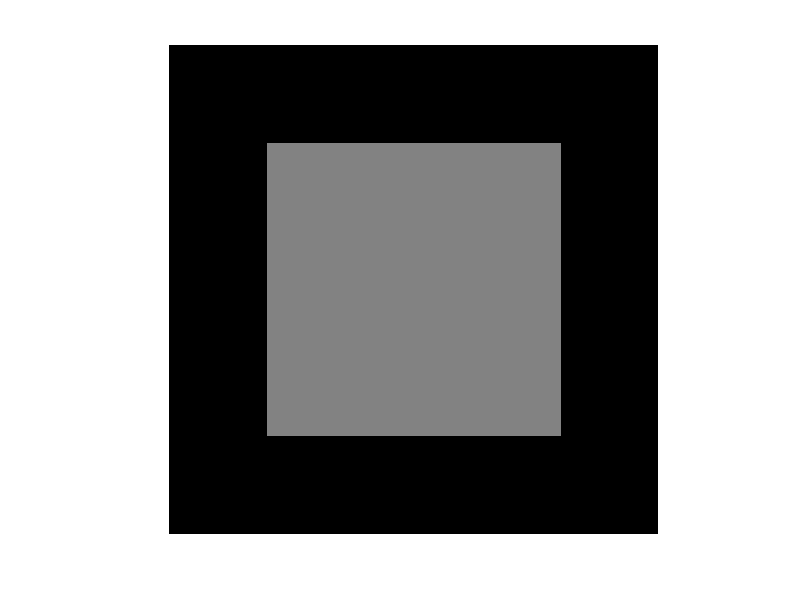

This figure's MATLAB source:
A = [1:4; 5:8; 9:12]
B = A(2:end,:)
B = A(:, [1,3])
B = A
% B(end, end) = [] % Vagy teljes oszlopot vagy sort tudunk törölni, csak elemet nem
% Utolsó sor és oszlop törlése
B(end,:) = [];
B(:,end) = [];
% vagy
B = A(1:(end-1), 1:(end-1))

% Oszlop csere
B(:, [2,1]) = B(:, [1,2])

% Négyzetre emelés
% B = A^2 nem működik
B = A .^ 2
B = A + 3
B = sqrt(A) % Minden elemét meggyökerezi
B = sin(A) % Hálistennek működik mátrixra is

B(1,2) = -2
B(2,:) = [-1, 0, -2, 3]

##A =
##
##     1     2     3     4     5     6     7     8
##    20    18    16    14    12    10     8     6
##     2     4     8    16    32    64   128   256
A = [
    1:8;
    20:-2:6;
    2.^[1:8]
    ]

          sum(A) % oszloponkénti összeg
        sum(A,2) % soronkénti összeg
reshape(A, 6, 4) % átcsinálás
          max(A) % oszloponkénti max
   max(A, [], 2) % soronkénti max
       max(A, 2) % összehasonlít, a nagyobbikat tartja meg
       flipud(A) % alulról felfordítja
       fliplr(A) % balról jobbra fordít
         size(A) % széle hossza
       length(A) % szélesség


% Kívül 100 vastagon 0, bent 1
C = zeros(500,500);
C(101:400, 101:400) = 0.5;
imshow(C)

